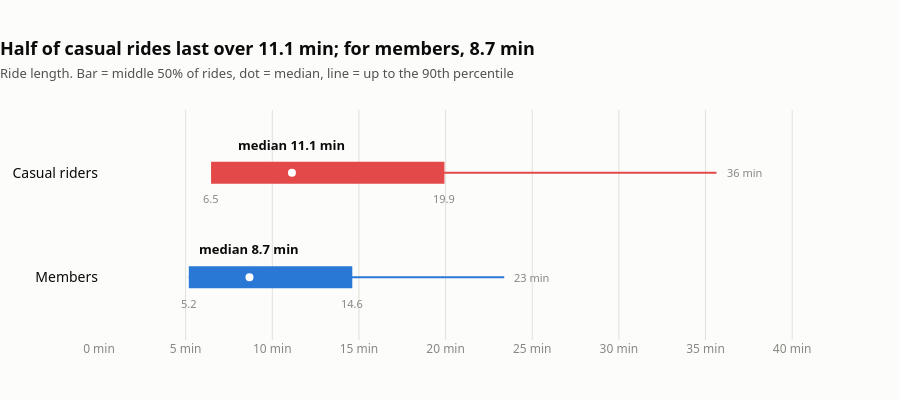

The code cell stored with this chart in its notebook:
### Code cell
SURFACE, INK, INK_2, MUTED = "#fcfcfb", "#0b0b0b", "#52514e", "#898781"
GRID = "#e1e0d9"
RIDER_LABEL = {"member": "Members", "casual": "Casual riders"}
RIDER_COLOR = {"member": "#2a78d6", "casual": "#e34948"}

q = (
    df.group_by("member_casual")
    .agg([(pl.col("ride_length").quantile(p) / 60).alias(f"p{int(p * 100)}") for p in (0.25, 0.5, 0.75, 0.9)])
)
pct = {row["member_casual"]: row for row in q.iter_rows(named=True)}

fig = go.Figure()
for g in ["member", "casual"]:
    p, name, color = pct[g], RIDER_LABEL[g], RIDER_COLOR[g]
    # thin whisker: 25th -> 90th percentile
    fig.add_trace(go.Scatter(
        x=[p["p25"], p["p90"]], y=[name, name], mode="lines", showlegend=False, hoverinfo="skip",
        line=dict(color=color, width=2),
    ))
    # thick bar: 25th -> 75th percentile
    fig.add_trace(go.Scatter(
        x=[p["p25"], p["p75"]], y=[name, name], mode="lines", showlegend=False,
        line=dict(color=color, width=22),
        hovertemplate=(f"<b>{name}</b><br>25% of rides ≤ {p['p25']:.1f} min<br>"
                       f"50% ≤ {p['p50']:.1f} min<br>75% ≤ {p['p75']:.1f} min<br>"
                       f"90% ≤ {p['p90']:.1f} min<extra></extra>"),
    ))
    # median dot, label placed well above the bar
    fig.add_trace(go.Scatter(
        x=[p["p50"]], y=[name], mode="markers", showlegend=False, hoverinfo="skip",
        marker=dict(color="#ffffff", size=11, line=dict(color=color, width=3)),
    ))
    fig.add_annotation(
        x=p["p50"], y=name, xref="x", yref="y", yshift=28, showarrow=False,
        text=f"<b>median {p['p50']:.1f} min</b>", font=dict(size=13, color=INK),
    )
    # quartile labels: below the bar (annotations, so the offset is explicit)
    for key in ("p25", "p75"):
        fig.add_annotation(
            x=p[key], y=name, xref="x", yref="y", yshift=-26, showarrow=False,
            text=f"{p[key]:.1f}", font=dict(size=11, color=MUTED),
        )
    # 90th percentile: right of the end of the line
    fig.add_annotation(
        x=p["p90"], y=name, xref="x", yref="y", xshift=8, xanchor="left", showarrow=False,
        text=f"{p['p90']:.0f} min", font=dict(size=11, color=MUTED),
    )

fig.update_layout(
    title=dict(
        text=(f"<b>Half of casual rides last over {pct['casual']['p50']:.1f} min; "
              f"for members, {pct['member']['p50']:.1f} min</b>"
              f"<br><span style='font-size:13px;color:{INK_2}'>"
              "Ride length. Bar = middle 50% of rides, dot = median, line = up to the 90th percentile</span>"),
        x=0, xanchor="left", font=dict(size=18, color=INK),
    ),
    paper_bgcolor=SURFACE, plot_bgcolor=SURFACE,
    font=dict(family="system-ui, -apple-system, 'Segoe UI', sans-serif", color=INK_2),
    margin=dict(t=110, l=20, r=60, b=60), height=400,
)
fig.update_xaxes(range=[0, max(p["p90"] for p in pct.values()) * 1.2], ticksuffix=" min",
                 gridcolor=GRID, zeroline=False, showline=False, ticks="",
                 tickfont=dict(size=12, color=MUTED))
fig.update_yaxes(categoryorder="array", categoryarray=["Members", "Casual riders"],  # casual on top
                 range=[-0.6, 1.6],  # padding so labels above/below the bars fit
                 showgrid=False, ticks="", showline=False, tickfont=dict(size=14, color=INK))
fig.show()
fig.write_image("../figs/04_ride_length_range.svg", width=1200)

### Figure 1 — Plotly figure (JSON) as saved in the notebook; plotly's stock layout.template omitted (floating-point values rounded to 4 significant figures)
{"data": [{"hoverinfo": "skip", "line": {"color": "#2a78d6", "width": 2}, "mode": "lines", "showlegend": false, "x": [5.183, 23.38], "y": ["Members", "Members"], "type": "scatter"}, {"hovertemplate": "<b>Members</b><br>25% of rides ≤ 5.2 min<br>50% ≤ 8.7 min<br>75% ≤ 14.6 min<br>90% ≤ 23.4 min<extra></extra>", "line": {"color": "#2a78d6", "width": 22}, "mode": "lines", "showlegend": false, "x": [5.183, 14.62], "y": ["Members", "Members"], "type": "scatter"}, {"hoverinfo": "skip", "marker": {"color": "#ffffff", "line": {"color": "#2a78d6", "width": 3}, "size": 11}, "mode": "markers", "showlegend": false, "x": [8.683], "y": ["Members"], "type": "scatter"}, {"hoverinfo": "skip", "line": {"color": "#e34948", "width": 2}, "mode": "lines", "showlegend": false, "x": [6.467, 35.63], "y": ["Casual riders", "Casual riders"], "type": "scatter"}, {"hovertemplate": "<b>Casual riders</b><br>25% of rides ≤ 6.5 min<br>50% ≤ 11.1 min<br>75% ≤ 19.9 min<br>90% ≤ 35.6 min<extra></extra>", "line": {"color": "#e34948", "width": 22}, "mode": "lines", "showlegend": false, "x": [6.467, 19.93], "y": ["Casual riders", "Casual riders"], "type": "scatter"}, {"hoverinfo": "skip", "marker": {"color": "#ffffff", "line": {"color": "#e34948", "width": 3}, "size": 11}, "mode": "markers", "showlegend": false, "x": [11.13], "y": ["Casual riders"], "type": "scatter"}], "layout": {"annotations": [{"font": {"color": "#0b0b0b", "size": 13}, "showarrow": false, "text": "<b>median 8.7 min</b>", "x": 8.683, "xref": "x", "y": "Members", "yref": "y", "yshift": 28}, {"font": {"color": "#898781", "size": 11}, "showarrow": false, "text": "5.2", "x": 5.183, "xref": "x", "y": "Members", "yref": "y", "yshift": -26}, {"font": {"color": "#898781", "size": 11}, "showarrow": false, "text": "14.6", "x": 14.62, "xref": "x", "y": "Members", "yref": "y", "yshift": -26}, {"font": {"color": "#898781", "size": 11}, "showarrow": false, "text": "23 min", "x": 23.38, "xanchor": "left", "xref": "x", "xshift": 8, "y": "Members", "yref": "y"}, {"font": {"color": "#0b0b0b", "size": 13}, "showarrow": false, "text": "<b>median 11.1 min</b>", "x": 11.13, "xref": "x", "y": "Casual riders", "yref": "y", "yshift": 28}, {"font": {"color": "#898781", "size": 11}, "showarrow": false, "text": "6.5", "x": 6.467, "xref": "x", "y": "Casual riders", "yref": "y", "yshift": -26}, {"font": {"color": "#898781", "size": 11}, "showarrow": false, "text": "19.9", "x": 19.93, "xref": "x", "y": "Casual riders", "yref": "y", "yshift": -26}, {"font": {"color": "#898781", "size": 11}, "showarrow": false, "text": "36 min", "x": 35.63, "xanchor": "left", "xref": "x", "xshift": 8, "y": "Casual riders", "yref": "y"}], "title": {"font": {"size": 18, "color": "#0b0b0b"}, "text": "<b>Half of casual rides last over 11.1 min; for members, 8.7 min</b><br><span style='font-size:13px;color:#52514e'>Ride length. Bar = middle 50% of rides, dot = median, line = up to the 90th percentile</span>", "x": 0, "xanchor": "left"}, "font": {"family": "system-ui, -apple-system, 'Segoe UI', sans-serif", "color": "#52514e"}, "margin": {"t": 110, "l": 20, "r": 60, "b": 60}, "paper_bgcolor": "#fcfcfb", "plot_bgcolor": "#fcfcfb", "height": 400, "xaxis": {"tickfont": {"size": 12, "color": "#898781"}, "range": [0, 42.76], "ticksuffix": " min", "gridcolor": "#e1e0d9", "zeroline": false, "showline": false, "ticks": ""}, "yaxis": {"tickfont": {"size": 14, "color": "#0b0b0b"}, "categoryorder": "array", "categoryarray": ["Members", "Casual riders"], "range": [-0.6, 1.6], "showgrid": false, "ticks": "", "showline": false}}}
